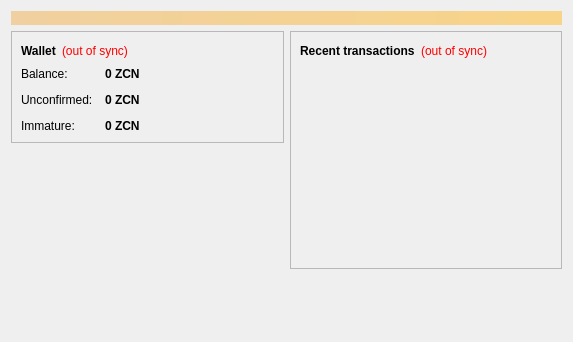
<?xml version="1.0" encoding="UTF-8"?>
<ui version="4.0">
 <class>OverviewPage</class>
 <widget class="QWidget" name="OverviewPage">
  <property name="geometry">
   <rect>
    <x>0</x>
    <y>0</y>
    <width>573</width>
    <height>342</height>
   </rect>
  </property>
  <property name="windowTitle">
   <string>Form</string>
  </property>
  <layout class="QVBoxLayout" name="topLayout">
   <item>
    <widget class="QLabel" name="labelAlerts">
     <property name="visible">
      <bool>false</bool>
     </property>
     <property name="styleSheet">
      <string notr="true">background-color: qlineargradient(x1: 0, y1: 0, x2: 1, y2: 0, stop:0 #F0D0A0, stop:1 #F8D488); color:#000000;</string>
     </property>
     <property name="wordWrap">
      <bool>true</bool>
     </property>
     <property name="margin">
      <number>3</number>
     </property>
    </widget>
   </item>
   <item>
    <layout class="QHBoxLayout" name="horizontalLayout" stretch="1,1">
     <item>
      <layout class="QVBoxLayout" name="verticalLayout_2">
       <item>
        <widget class="QFrame" name="frame">
         <property name="frameShape">
          <enum>QFrame::StyledPanel</enum>
         </property>
         <property name="frameShadow">
          <enum>QFrame::Raised</enum>
         </property>
         <layout class="QVBoxLayout" name="verticalLayout_4">
          <item>
           <layout class="QHBoxLayout" name="horizontalLayout_4">
            <item>
             <widget class="QLabel" name="label_5">
              <property name="font">
               <font>
                <weight>75</weight>
                <bold>true</bold>
               </font>
              </property>
              <property name="text">
               <string>Wallet</string>
              </property>
             </widget>
            </item>
            <item>
             <widget class="QLabel" name="labelWalletStatus">
              <property name="toolTip">
               <string>The displayed information may be out of date. Your wallet automatically synchronizes with the Zpluscoin network after a connection is established, but this process has not completed yet.</string>
              </property>
              <property name="styleSheet">
               <string notr="true">QLabel { color: red; }</string>
              </property>
              <property name="text">
               <string notr="true">(out of sync)</string>
              </property>
              <property name="alignment">
               <set>Qt::AlignLeading|Qt::AlignLeft|Qt::AlignVCenter</set>
              </property>
             </widget>
            </item>
            <item>
             <spacer name="horizontalSpacer_2">
              <property name="orientation">
               <enum>Qt::Horizontal</enum>
              </property>
              <property name="sizeHint" stdset="0">
               <size>
                <width>40</width>
                <height>20</height>
               </size>
              </property>
             </spacer>
            </item>
           </layout>
          </item>
          <item>
           <layout class="QFormLayout" name="formLayout_2">
            <property name="fieldGrowthPolicy">
             <enum>QFormLayout::AllNonFixedFieldsGrow</enum>
            </property>
            <property name="horizontalSpacing">
             <number>12</number>
            </property>
            <property name="verticalSpacing">
             <number>12</number>
            </property>
            <item row="0" column="0">
             <widget class="QLabel" name="label">
              <property name="text">
               <string>Balance:</string>
              </property>
             </widget>
            </item>
            <item row="0" column="1">
             <widget class="QLabel" name="labelBalance">
              <property name="font">
               <font>
                <weight>75</weight>
                <bold>true</bold>
               </font>
              </property>
              <property name="cursor">
               <cursorShape>IBeamCursor</cursorShape>
              </property>
              <property name="toolTip">
               <string>Your current balance</string>
              </property>
              <property name="text">
               <string notr="true">0 ZCN</string>
              </property>
              <property name="textInteractionFlags">
               <set>Qt::LinksAccessibleByMouse|Qt::TextSelectableByKeyboard|Qt::TextSelectableByMouse</set>
              </property>
             </widget>
            </item>
            <item row="1" column="0">
             <widget class="QLabel" name="label_3">
              <property name="text">
               <string>Unconfirmed:</string>
              </property>
             </widget>
            </item>
            <item row="1" column="1">
             <widget class="QLabel" name="labelUnconfirmed">
              <property name="font">
               <font>
                <weight>75</weight>
                <bold>true</bold>
               </font>
              </property>
              <property name="cursor">
               <cursorShape>IBeamCursor</cursorShape>
              </property>
              <property name="toolTip">
               <string>Total of transactions that have yet to be confirmed, and do not yet count toward the current balance</string>
              </property>
              <property name="text">
               <string notr="true">0 ZCN</string>
              </property>
              <property name="textInteractionFlags">
               <set>Qt::LinksAccessibleByMouse|Qt::TextSelectableByKeyboard|Qt::TextSelectableByMouse</set>
              </property>
             </widget>
            </item>
            <item row="2" column="0">
             <widget class="QLabel" name="labelImmatureText">
              <property name="text">
               <string>Immature:</string>
              </property>
             </widget>
            </item>
            <item row="2" column="1">
             <widget class="QLabel" name="labelImmature">
              <property name="font">
               <font>
                <weight>75</weight>
                <bold>true</bold>
               </font>
              </property>
              <property name="toolTip">
               <string>Mined balance that has not yet matured</string>
              </property>
              <property name="text">
               <string notr="true">0 ZCN</string>
              </property>
              <property name="textInteractionFlags">
               <set>Qt::LinksAccessibleByMouse|Qt::TextSelectableByKeyboard|Qt::TextSelectableByMouse</set>
              </property>
             </widget>
            </item>
           </layout>
          </item>
         </layout>
        </widget>
       </item>
       <item>
        <spacer name="verticalSpacer">
         <property name="orientation">
          <enum>Qt::Vertical</enum>
         </property>
         <property name="sizeHint" stdset="0">
          <size>
           <width>20</width>
           <height>40</height>
          </size>
         </property>
        </spacer>
       </item>
        <item>
         <widget class="QLabel" name="label_wallet_bgcoin">
          <property name="text">
           <string/>
          </property>
          <property name="pixmap">
           <pixmap resource="../bitcoin.qrc">:/images/wallet_bgcoin</pixmap>
          </property>
          <property name="scaledContents">
           <bool>false</bool>
          </property>
          <property name="alignment">
           <set>Qt::AlignCenter</set>
          </property>
          <property name="margin">
           <number>-2</number>
          </property>
         </widget>
        </item>
        <item>
         <widget class="QLabel" name="label_6">
          <property name="text">
           <string/>
          </property>
         </widget>
        </item>
      </layout>
     </item>
     <item>
      <layout class="QVBoxLayout" name="verticalLayout_3">
       <item>
        <widget class="QFrame" name="frame_2">
         <property name="frameShape">
          <enum>QFrame::StyledPanel</enum>
         </property>
         <property name="frameShadow">
          <enum>QFrame::Raised</enum>
         </property>
         <layout class="QVBoxLayout" name="verticalLayout">
          <item>
           <layout class="QHBoxLayout" name="horizontalLayout_2">
            <item>
             <widget class="QLabel" name="label_4">
              <property name="text">
               <string>&lt;b&gt;Recent transactions&lt;/b&gt;</string>
              </property>
             </widget>
            </item>
            <item>
             <widget class="QLabel" name="labelTransactionsStatus">
              <property name="toolTip">
               <string>The displayed information may be out of date. Your wallet automatically synchronizes with the Zpluscoin network after a connection is established, but this process has not completed yet.</string>
              </property>
              <property name="styleSheet">
               <string notr="true">QLabel { color: red; }</string>
              </property>
              <property name="text">
               <string notr="true">(out of sync)</string>
              </property>
              <property name="alignment">
               <set>Qt::AlignRight|Qt::AlignTrailing|Qt::AlignVCenter</set>
              </property>
             </widget>
            </item>
            <item>
             <spacer name="horizontalSpacer">
              <property name="orientation">
               <enum>Qt::Horizontal</enum>
              </property>
              <property name="sizeHint" stdset="0">
               <size>
                <width>40</width>
                <height>20</height>
               </size>
              </property>
             </spacer>
            </item>
           </layout>
          </item>
          <item>
           <widget class="QListView" name="listTransactions">
            <property name="styleSheet">
             <string notr="true">QListView { background: transparent; }</string>
            </property>
            <property name="frameShape">
             <enum>QFrame::NoFrame</enum>
            </property>
            <property name="verticalScrollBarPolicy">
             <enum>Qt::ScrollBarAlwaysOff</enum>
            </property>
            <property name="horizontalScrollBarPolicy">
             <enum>Qt::ScrollBarAlwaysOff</enum>
            </property>
            <property name="selectionMode">
             <enum>QAbstractItemView::NoSelection</enum>
            </property>
           </widget>
          </item>
         </layout>
        </widget>
       </item>
       <item>
        <spacer name="verticalSpacer_2">
         <property name="orientation">
          <enum>Qt::Vertical</enum>
         </property>
         <property name="sizeHint" stdset="0">
          <size>
           <width>20</width>
           <height>40</height>
          </size>
         </property>
        </spacer>
       </item>
      </layout>
     </item>
    </layout>
   </item>
  </layout>
 </widget>
 <resources/>
 <connections/>
</ui>
